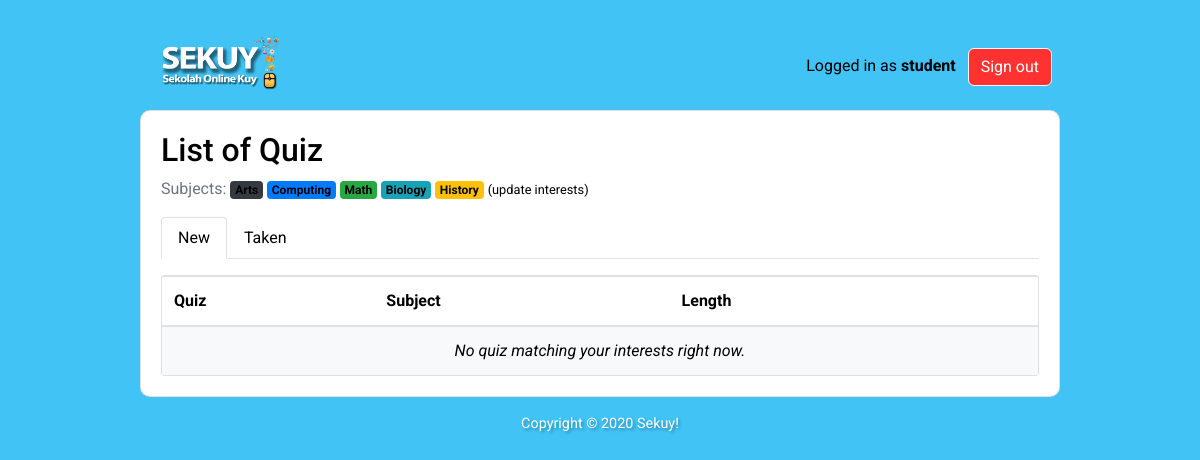
Screenshot of /students/ (signed in) with the database file from the repository.
### classroom/models.py (models this page shows, shortened)
class User(AbstractUser):
    is_student = models.BooleanField(default=False)
    is_teacher = models.BooleanField(default=False)

class Subject(models.Model):
    name = models.CharField(max_length=30)
    color = models.CharField(max_length=7, default='#007bff')
    def get_html_badge(self):
        name = escape(self.name)
        color = escape(self.color)
        html = '<span class="badge badge-primary" style="background-color: %s">%s</span>' % (color, name)
        return mark_safe(html)

### classroom/views/students.py (the view)
# urls.py: path('', students.QuizListView.as_view(), name='quiz_list'),
@method_decorator([login_required, student_required], name='dispatch')
class QuizListView(ListView):
    model = Quiz
    ordering = ('name', )
    context_object_name = 'quizzes'
    template_name = 'classroom/students/quiz_list.html'
    def get_queryset(self):
        student = self.request.user.student
        student_interests = student.interests.values_list('pk', flat=True)
        taken_quizzes = student.quizzes.values_list('pk', flat=True)
        queryset = Quiz.objects.filter(subject__in=student_interests) \
            .exclude(pk__in=taken_quizzes) \
            .annotate(questions_count=Count('questions')) \
            .filter(questions_count__gt=0)
        return queryset

### classroom/templates/classroom/students/quiz_list.html
{% extends 'base.html' %}
{% block content %}
  {% include 'classroom/students/_header.html' with active='new' %}
  <div class="card">
    <table class="table mb-0">
      <thead>
        <tr>
          <th>Quiz</th>
          <th>Subject</th>
          <th>Length</th>
          <th></th>
        </tr>
      </thead>
      <tbody>
        {% for quiz in quizzes %}
          <tr>
            <td class="align-middle">{{ quiz.name }}</td>
            <td class="align-middle">{{ quiz.subject.get_html_badge }}</td>
            <td class="align-middle">{{ quiz.questions_count }} questions</td>
            <td class="text-right">
              <a style="color: white !important;" href="{% url 'students:take_quiz' quiz.pk %}" class="btn btn-primary">Start quiz</a>
            </td>
          </tr>
        {% empty %}
          <tr>
            <td class="bg-light text-center font-italic" colspan="4">No quiz matching your interests right now.</td>
          </tr>
        {% endfor %}
      </tbody>
    </table>
  </div>
{% endblock %}

### templates/base.html (shortened to what this page needs)
{% load static %}
<!doctype html>
<html lang="en">
  <head>
    <link rel="stylesheet" href="https://maxcdn.bootstrapcdn.com/bootstrap/4.0.0/css/bootstrap.min.css">
    <link rel="stylesheet" type="text/css" href="{% static 'vendor/fontello-2f186091/css/fontello.css' %}">
    <link rel="stylesheet" type="text/css" href="{% static 'css/app.css' %}">
    {% if user.is_authenticated and user.is_teacher %}
      <link rel="stylesheet" type="text/css" href="{% static 'css/teachers.css' %}">
    {% else %}
      <link rel="stylesheet" type="text/css" href="{% static 'css/students.css' %}">
    {% endif %}
  </head>
  <body>
    <div class="container my-4">
      <div class="row justify-content-center">
        <div class="col-md-10 col-sm-12">
          <div class="row">
            <div class="col-6">
              <h1 class="logo">
                <a href="{% url 'home' %}"><img style="width: 20vh;" src="{% static 'img/logo-sekuy.png' %}" alt="logo"></img></a>
              </h1>
            </div>
            <div class="col-6 text-right">
              {% if user.is_authenticated %}
                <p class="pt-3">Logged in as <strong>{{ user.username }}</strong>
                <a style="align-self: center; background: #FF3232 !important; color: white !important; margin: 1vh; border-radius: 6px;" href="{% url 'logout' %}" class="btn btn-light" role="button">Sign out</a></p>
              {% else %}
                <a style="margin: 3vh 1vh 0vh 1vh; border-radius: 6px;" href="{% url 'login' %}" class="btn btn-light" role="button">Sign in</a>
                <a style="margin: 3vh 1vh 0vh 1vh; border-radius: 6px; color: white !important" href="{% url 'signup' %}" class="btn btn-primary" role="button">Sign up</a>
              {% endif %}
            </div>
          </div>
          <div style="border-radius: 10px;" class="card mb-3">
            <div class="card-body">
              {% block content %}
              {% endblock %}
            </div>
          </div>
          <footer>
            <p style='text-align: center; color: white !important; text-shadow: 2px 2px 3px rgba(0, 0, 0, 0.30);'>Copyright © 2020 Sekuy!</p>
          </footer>
        </div>
      </div>
    </div>
  </body>
</html>

### classroom/templates/classroom/students/_header.html
<h2>List of Quiz</h2>
<p class="text-muted">
  Subjects:{% for subject in user.student.interests.all %} {{ subject.get_html_badge }}{% endfor %}
  <a href="{% url 'students:student_interests' %}"><small>(update interests)</small></a>
</p>
<ul class="nav nav-tabs mb-3">
  <li class="nav-item">
    <a class="nav-link{% if active == 'new' %} active{% endif %}" href="{% url 'students:quiz_list' %}">New</a>
  </li>
  <li class="nav-item">
    <a class="nav-link{% if active == 'taken' %} active{% endif %}" href="{% url 'students:taken_quiz_list' %}">Taken</a>
  </li>
</ul>

### static/css/app.css (style rules this page uses)
html * { color: #000000 !important; font-family: 'Roboto', sans-serif; }
footer { font-size: .9rem; }

### static/css/students.css (style rules this page uses)
body { background-color: #41C3F5; }

### rows the page displays
User: username "student"
Subject: get_html_badge "Arts"
Subject: get_html_badge "Computing"
Subject: get_html_badge "Math"
Subject: get_html_badge "Biology"
Subject: get_html_badge "History"
